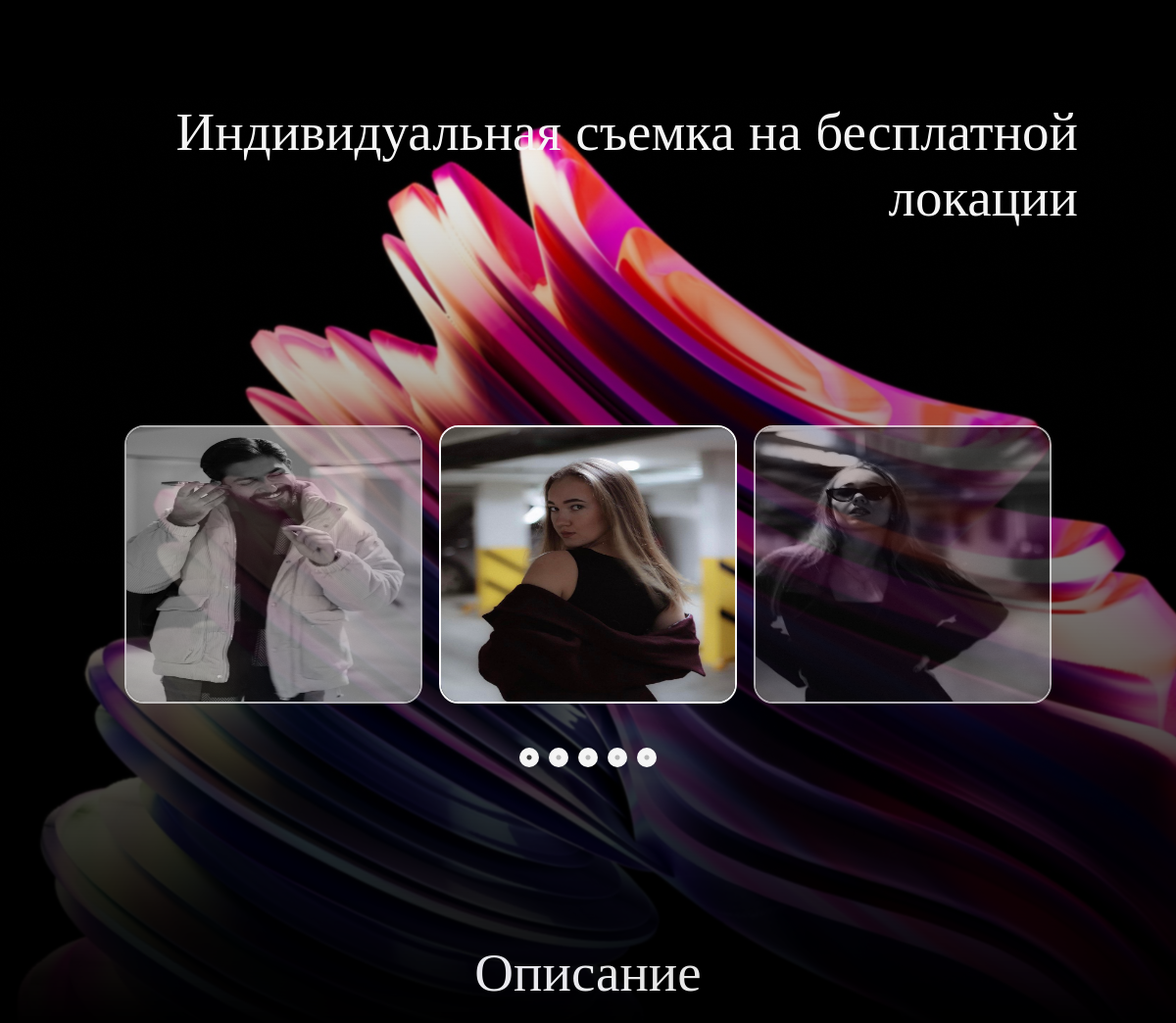
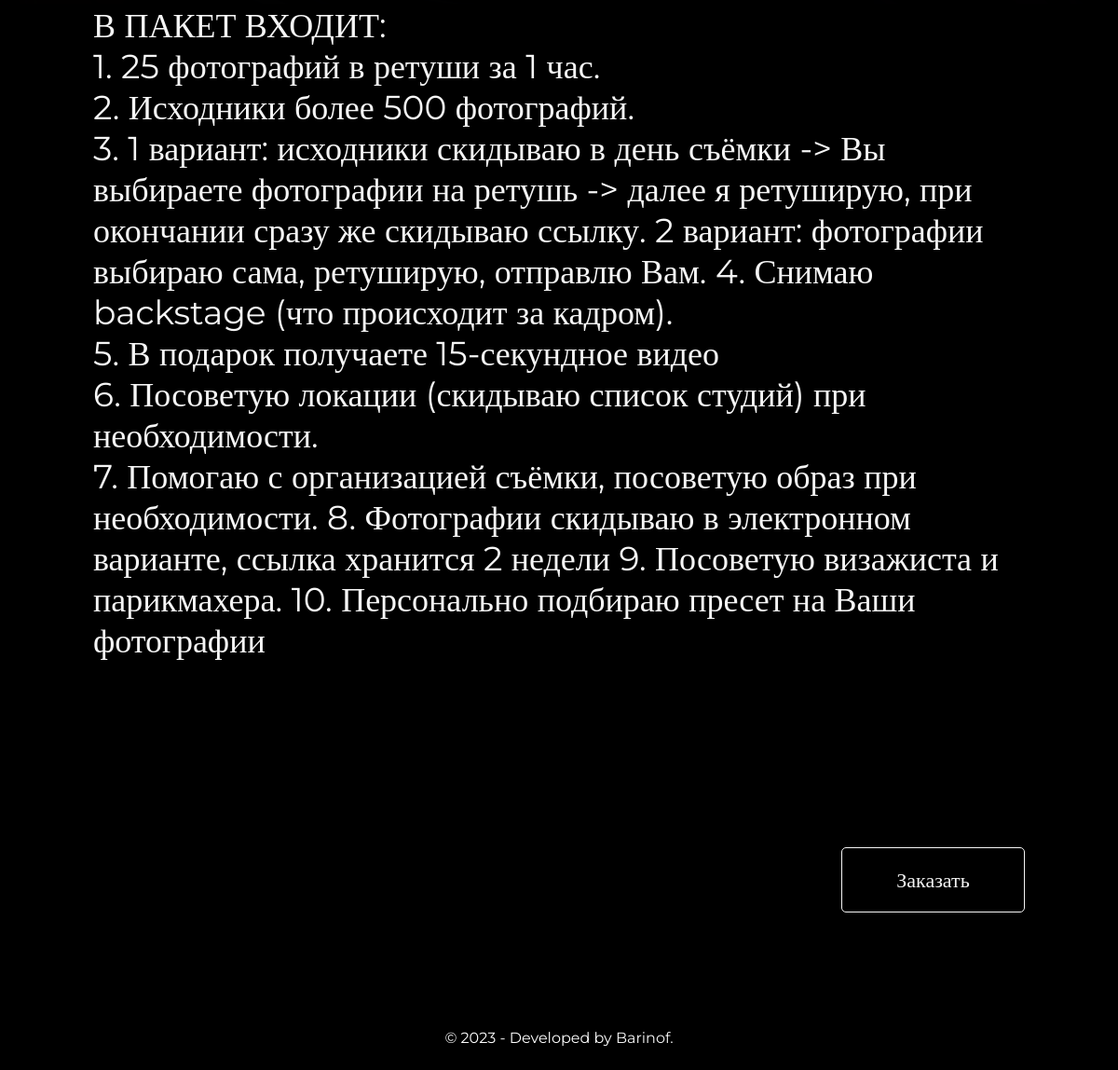
/individualnaya-semka-na-besplatnoj-lokacii, run on the app's committed database (2 pictures, top to bottom).
### mainsite/models.py (models this page shows, shortened)
class Keys(models.Model):
    name = models.CharField(max_length=200, db_index=True,verbose_name='Название кейса')
    slug = models.SlugField(max_length=200, db_index=True,verbose_name='Уникальный url (Генерируется сам)')
    logo = models.ImageField(upload_to=f'image/Keys/{randint(1,10000)}', blank=True,verbose_name='Обложка')
    price = models.IntegerField(verbose_name='Цена', blank=False, default=1)
    price_for_sale = models.IntegerField(verbose_name='Цена со скидкой',blank=True , null=True)
    description = models.TextField(blank=True,verbose_name='Краткое описание')
    text = models.TextField(blank=True, verbose_name='Полное описание')
    services = models.ManyToManyField(Services, verbose_name='Услуги')
    available = models.BooleanField(default=True,verbose_name='Активость')
    class Meta:
        ordering = ('name',)
        index_together = (('id', 'slug'),)
        verbose_name = 'Кейсы'
        verbose_name_plural = 'Кейсы'

class Images_keys (models.Model):
    product = models.ForeignKey(Keys, on_delete=models.CASCADE, related_name='images')
    image = models.ImageField(upload_to=f'image/Keys/{randint(1,10000)}', blank=True,verbose_name='Фото')
    class Meta:
        verbose_name = 'Дополнительное фото кейсов'
        verbose_name_plural = 'Дополнительные фото кейса'

### mainsite/views.py (the view)
# urls.py: path('<slug:slug>', views.aboyt_keus),
def aboyt_keus(request,slug):
    try:
        return render(request, "keys_podrob.html" , {'keys':Keys.objects.filter(slug= slug)[0] , 'mor_img':Images_keys.objects.filter(product_id = Keys.objects.filter(slug= slug)[0].id)})
    except:
        return redirect("/")

### templates/keys_podrob.html (shortened to what this page needs)
<!DOCTYPE html>
{% load static %}
<html lang="ru">
<head>
    <link rel="stylesheet" href="{% static 'keys_podrob.css' %}"/>
    <link rel="stylesheet" type="text/css" href="{% static 'slick/slick.css' %}"/>
    <link rel="stylesheet" type="text/css" href="{% static 'slick/slick-theme.css' %}"/>
    <link rel="stylesheet"  href="{% static 'forms.css' %}"/>
    <link rel="stylesheet" href="{% static 'jquery.fancybox.min.css' %}">
</head>
<body id="bod">
  <div class="container">
  <div class="content">
  <div class="name_servis">
    {{keys.name}}
  </div>
  </div>
  <div class="slider">
    <div><img src="{{keys.logo.url}}"></div>
      {% for img in mor_img %}
    <div><img src="{{img.image.url}}"></div>
      {% endfor %}
  </div>
<div class="content">
  <div class="deskriptons">
    <div class="head">
    </div>
    <div class="text">
        {{keys.text | safe}}
     </div>
  </div>
  <div class="zakaza">
  <button data-fancybox href="#form" onclick="create_form()" >Заказать</button>
</div>
</div>
    </div>
    <footer role="contentinfo" class="footer">
    <div class="row">
      <p>
        © 2023 -  Developed by <a href="https://t.me/Ilyshaa20" class="link">Barinof</a>.
      </p>
    </div>
    </footer>
</body>
</html>

### static/keys_podrob.css (style rules this page uses)
body { background: black; margin: 0px; padding: 0px; }
.container { margin: 0px auto; }
.slick-slide { padding-bottom: 40px; margin-left: 17px; margin-top: 200px; }
.slick-slide img { opacity: 0; filter: grayscale(1); transition: all 1s ease; }
.slick-active img { border: 2px solid whitesmoke; border-radius: 20px; opacity: 0.7; filter: grayscale(1); }
.slick-center img { opacity: 1; filter: grayscale(0); }
.name_servis { margin-top: 100px; text-align: right; color: whitesmoke; font-size: 55px; font-family: Montserrat; position: relative; }
.deskriptons { color: whitesmoke; margin: 200px 0px; font-family: Montserrat; }
.deskriptons .head { text-align: center; font-size: 55px; }
.deskriptons .text { font-size: 36px; margin-top: 24px; }
.zakaza { text-align: right; }
.zakaza button { height: 70px; width: 197px; border-radius: 5px; background-color: black; border: 1px solid whitesmoke; color: whitesmoke; font-family: Montserrat; font-size: 22px; transition: 0.5s linear; margin-bottom: 100px; }
.content { padding: 0 200px; }
.slick-slide img { width: 400px; height: 380px; }
@media (max-width: 1500px) { .slick-slide img { width: 400px; height: 380px; } }
@media (max-width: 1250px) { .slick-slide img { width: 300px; height: 280px; } }
@media (max-width: 1250px) { .content { padding: 0 100px; } }
.footer { text-align: center; padding: var(--gutter-medium) 0 var(--gutter-normal); color:whitesmoke; }
a { text-decoration: none; color:whitesmoke; }
body { opacity: 0; animation: all 5s; }
#bod { opacity: 0; transition: 4s ease; }

### static/forms.css (style rules this page uses)
p { color: white; font-family: Montserrat; font-style: normal; font-weight: 400; line-height: 37px; font-family: Montserrat; }

### data on the page
Keys: name "Индивидуальная съемка на бесплатной локации", logo (picture), text "В ПАКЕТ ВХОДИТ: 1. 25 фотографий в ретуши за 1 час. 2. Исходники более 500 фотографий. 3. 1 вариант: исходники скидываю в день съёмки -> Вы выбираете фотографии на ретушь -> далее я ретуширую, при окончании сразу же скидываю ссылку. 2 вариант: фотографии выбираю сама, ретуширую, отправлю Вам. 4. Снимаю backstage (что происходит за кадром). 5. В подарок получаете 15-секундное видео 6. Посоветую локации (скидываю список студий) при необходимости. 7. Помогаю с организацией съёмки, посоветую образ при необходимости. 8. Фотографии скидываю в электронном варианте, ссылка хранится 2 недели 9. Посоветую визажиста и парикмахера. 10. Персонально подбираю пресет на Ваши фотографии"
Images_keys: image (picture)
Images_keys: image (picture)
